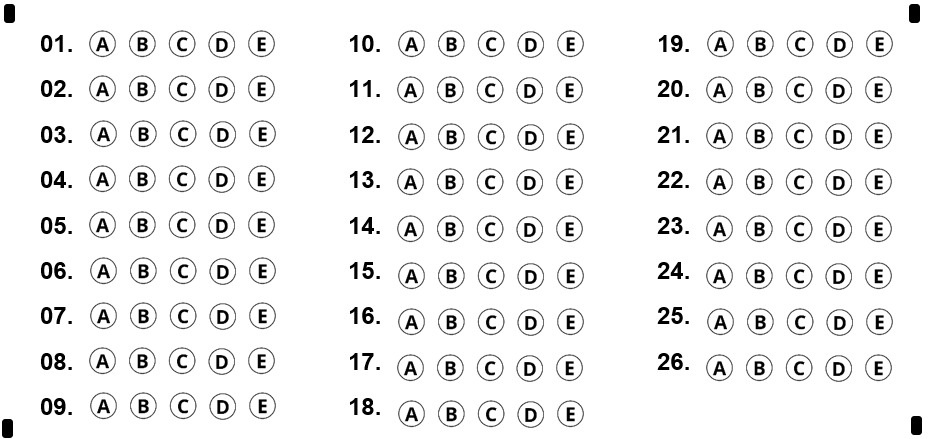
#> input picture assets/template_gabarito.jpeg, 931 x 439 px
$ python -i text_extractor.py   (imports and definitions only)
#> lines starting #> are read from the running program, lines starting #| are printed output that depends on the picture; after the words box and inside, x2 and y2 are one past the last pixel; in counts of white or black regions, pixels touching at a corner belong together
#> further down, picture is the input picture: PIL image 931x439 RGB; min 0, max 255, mean 239
import os
import cv2
import numpy as np
import pytesseract
import re
import logging
from PIL import Image
#from scipy import ndimage

logger = logging.getLogger('GabaritoApp.TextExtractor')

# [28 lines left out: function pre_processar_imagem_ocr, not called in this run]

def pre_processar_imagem_ocr_avancado(imagem_pil, equalizar=True, remover_ruido=True, binarizar=True, deskew=True):
    """
    Pré-processamento avançado para melhorar a extração de texto via OCR.

    Args:
        imagem_pil: Imagem PIL
        equalizar: Se True, aplica equalização de histograma
        remover_ruido: Se True, aplica filtro para remoção de ruído
        binarizar: Se True, aplica binarização
        deskew: Se True, corrige a inclinação do texto

    Returns:
        Imagem PIL pré-processada
    """
#> called with equalizar = True, remover_ruido = True, binarizar = True, deskew = True
    img_gray = np.array(imagem_pil.convert("L"))

    if remover_ruido:
        img_gray = cv2.bilateralFilter(img_gray, 9, 75, 75)
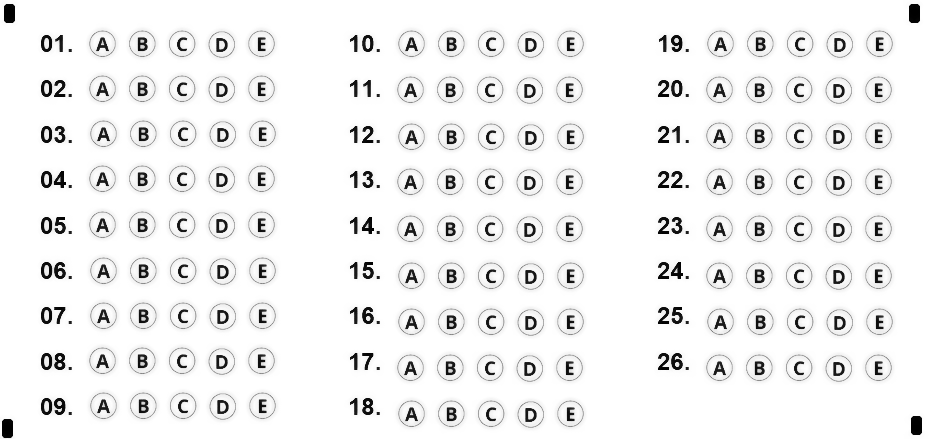
#> img_gray: shape (439, 931); min 0, max 255, mean 240.4

    if equalizar:
        clahe = cv2.createCLAHE(clipLimit=2.0, tileGridSize=(8, 8))
        img_gray = clahe.apply(img_gray)
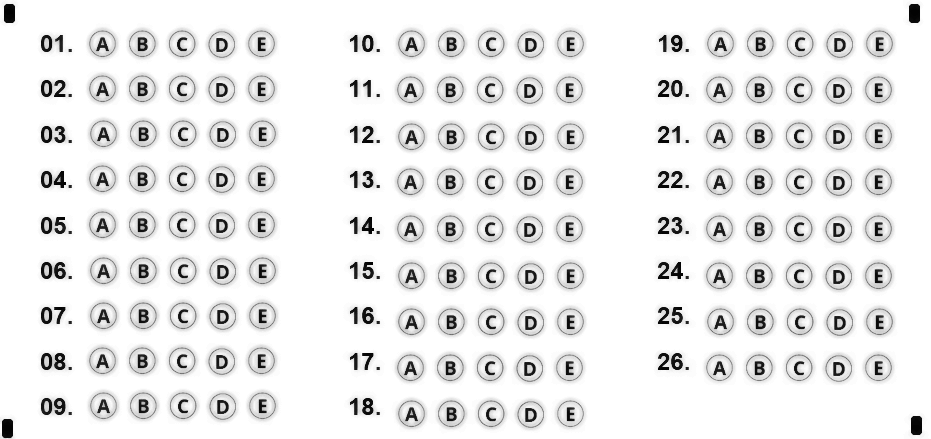
#> img_gray: shape (439, 931); min 2, max 255, mean 235.3

    if deskew:
        coords = np.column_stack(np.where(img_gray > 0))
#> coords = 408709 pairs, first value 0 to 438, second value 0 to 930
        if len(coords) > 0:
            angle = cv2.minAreaRect(coords)[-1]
#> angle = -90

            if angle < -45:
                angle = -(90 + angle)
#> angle = 0
            else:
                angle = -angle

            if abs(angle) > 0.5:
                (h, w) = img_gray.shape[:2]
                center = (w // 2, h // 2)
                M = cv2.getRotationMatrix2D(center, angle, 1.0)
                img_gray = cv2.warpAffine(img_gray, M, (w, h),
                                        flags=cv2.INTER_CUBIC,
                                        borderMode=cv2.BORDER_REPLICATE)

    # Binarização
    if binarizar:
        _, img_bin = cv2.threshold(img_gray, 0, 255, cv2.THRESH_BINARY + cv2.THRESH_OTSU)
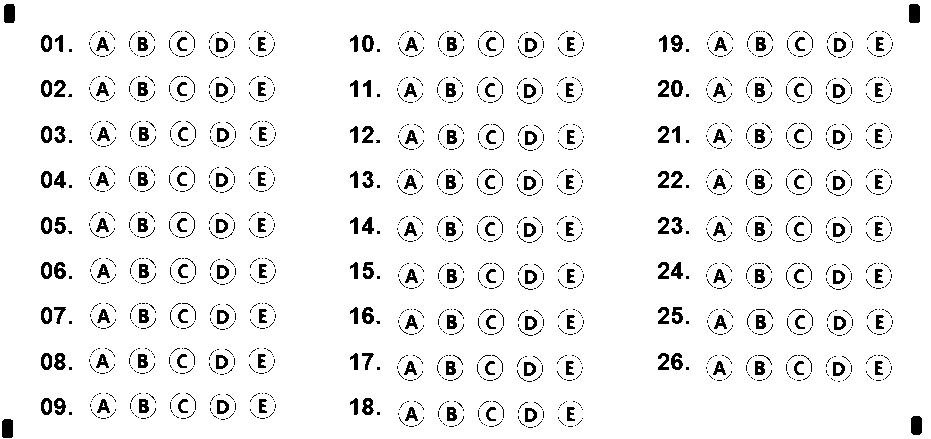
#> img_bin: shape (439, 931); 93.9% white; 1908 black regions (1705 under 20 px), largest, box (x1, y1, x2, y2) and area: (909, 4, 920, 23) 203, (2, 419, 13, 438) 202, (4, 4, 15, 23) 201

        kernel = np.ones((2, 2), np.uint8)
        img_bin = cv2.morphologyEx(img_bin, cv2.MORPH_CLOSE, kernel)
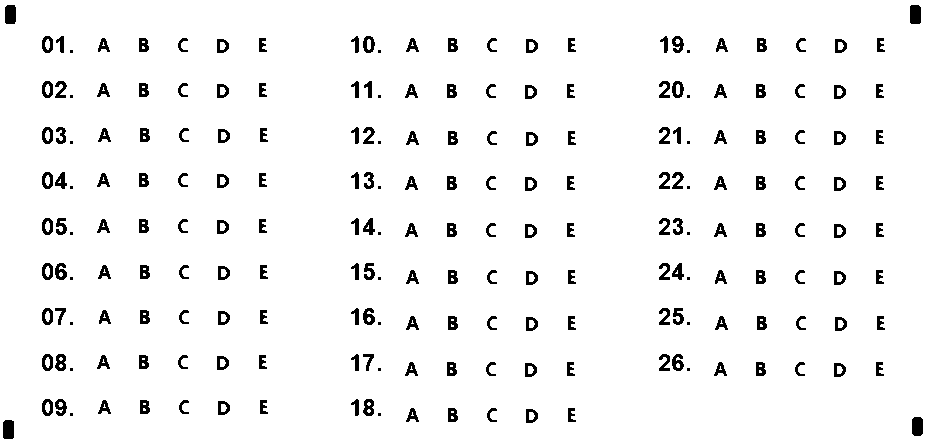
#> img_bin: shape (439, 931); 95.5% white; 212 black regions (26 under 20 px), largest, box (x1, y1, x2, y2) and area: (910, 5, 921, 24) 203, (3, 420, 14, 439) 202, (5, 5, 16, 24) 201
        img_bin = cv2.morphologyEx(img_bin, cv2.MORPH_OPEN, kernel)
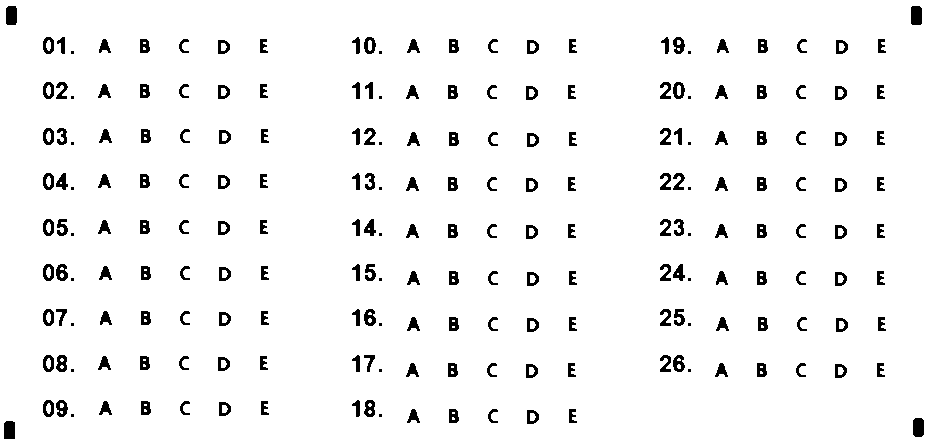
#> img_bin: shape (439, 931); 95.5% white; 212 black regions (26 under 20 px), largest, box (x1, y1, x2, y2) and area: (911, 6, 922, 25) 203, (6, 6, 17, 25) 201, (913, 418, 924, 437) 197

        return Image.fromarray(img_bin)

    return Image.fromarray(img_gray)

# [87 lines left out: functions validar_matricula, extrair_texto_roi, extrair_matricula, not called in this run]

def extrair_matricula_avancado(imagem_pil, roi=None, pre_processar=True, tentativas_multiplas=True, debug_folder=None):
    """
    Extrai o número de matrícula de uma imagem com técnicas avançadas.

    Args:
        imagem_pil: Imagem PIL
        roi: Região de interesse (opcional)
        pre_processar: Se True, aplica pré-processamento
        tentativas_multiplas: Se True, tenta várias configurações de OCR
        debug_folder: Pasta para salvar imagens de debug

    Returns:
        Número de matrícula extraído
    """
    if roi:
        roi_img = imagem_pil.crop((roi['x'], roi['y'], roi['x']+roi['width'], roi['y']+roi['height']))
    else:
        roi_img = imagem_pil

    resultados = []

    if pre_processar:
        roi_proc = pre_processar_imagem_ocr_avancado(roi_img)

        if debug_folder:
            roi_proc.save(os.path.join(debug_folder, "matricula_proc_padrao.png"))
        config = r'--psm 7 -c tessedit_char_whitelist=0123456789'

#> (the run stopped early here; a loop or call above may not have finished)
